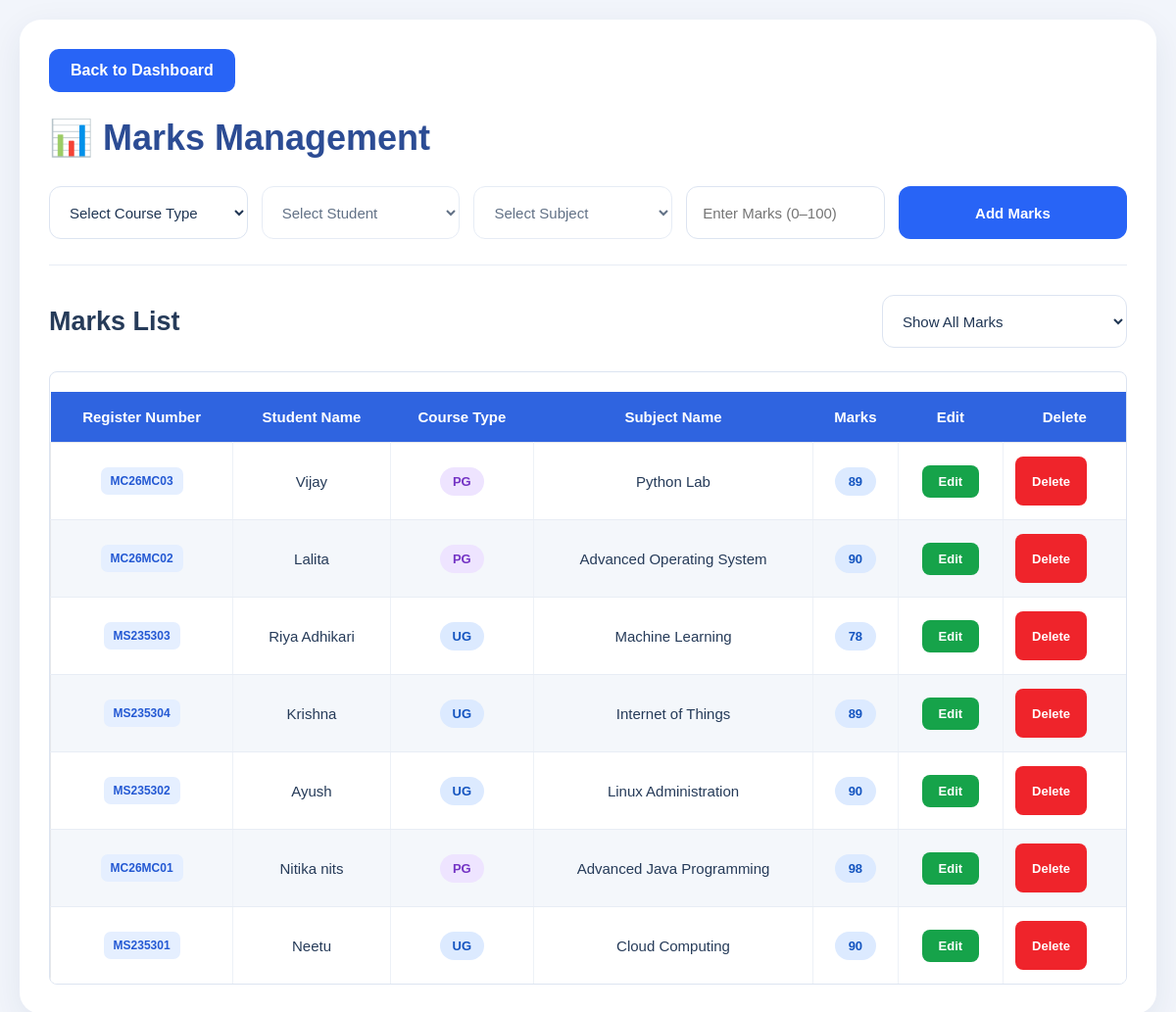
The page /marks on the database its author committed.
### tables this page shows
CREATE TABLE marks (
            id INTEGER PRIMARY KEY AUTOINCREMENT,
            student_name TEXT,
            subject_name TEXT,
            marks INTEGER,
            course_type TEXT
        );

CREATE TABLE students (
            id INTEGER PRIMARY KEY AUTOINCREMENT,
            name TEXT NOT NULL,
            email TEXT,
            course TEXT,
            semester TEXT,
            course_type TEXT DEFAULT 'UG'
        , student_code TEXT);

### app.py (the view, shortened to what this page needs)
@app.route("/marks", methods=["GET", "POST"])
def marks():
    conn = get_db()
    course_type = valid_course_type(
        request.form.get("course_type") or
        request.args.get("course_type")
    )
    if course_type:
        students_data = conn.execute("""
            SELECT id, name, course_type, student_code
            FROM students
            WHERE UPPER(TRIM(COALESCE(course_type, 'UG'))) = ?
            ORDER BY name
        """, (course_type,)).fetchall()
        subjects_data = conn.execute("""
            SELECT id, subject_name, subject_code, student_name
            FROM subjects
            WHERE UPPER(TRIM(COALESCE(course_type, ''))) = ?
            ORDER BY subject_name
        """, (course_type,)).fetchall()
    else:
        students_data = []
        subjects_data = []
    marks_query = """
        WITH mark_rows AS (
            SELECT
                m.id,
                m.student_name,
                m.subject_name,
                m.marks,
                m.course_type,
                COALESCE(
                    NULLIF(UPPER(TRIM(m.course_type)), ''),
                    (
                        SELECT UPPER(TRIM(s.course_type))
                        FROM subjects s
                        WHERE LOWER(TRIM(s.student_name)) =
                              LOWER(TRIM(m.student_name))
                          AND LOWER(TRIM(s.subject_name)) =
                              LOWER(TRIM(m.subject_name))
                        ORDER BY s.id DESC
                        LIMIT 1
                    ),
                    ''
                ) AS display_course_type
            FROM marks m
        )
        SELECT
            mr.id,
            mr.student_name,
            mr.subject_name,
            mr.marks,
            mr.course_type,
            mr.display_course_type,
            st.student_code
        FROM mark_rows mr
        LEFT JOIN students st
            ON LOWER(TRIM(st.name)) =
               LOWER(TRIM(mr.student_name))
           AND UPPER(TRIM(COALESCE(st.course_type, 'UG'))) =
               mr.display_course_type
    """
    if course_type:
        marks_data = conn.execute(
            marks_query + """
                WHERE mr.display_course_type = ?
                ORDER BY mr.id DESC
            """,
            (course_type,)
        ).fetchall()
    else:
        marks_data = conn.execute(
            marks_query + """
                ORDER BY mr.id DESC
            """
        ).fetchall()
    conn.close()
    return render_template(
        "marks.html",
        students=students_data,
        subjects=subjects_data,
        marks_data=marks_data,
        course_type=course_type
    )

### app.py (called while the page is built)
def get_db():
    conn = sqlite3.connect(DB_PATH)
    conn.row_factory = sqlite3.Row
    return conn

def valid_course_type(value):
    value = (value or "").strip().upper()
    return value if value in ("UG", "PG") else ""

### templates/marks.html (shortened to what this page needs)
<!DOCTYPE html>
<html lang="en">
<head>
    <link rel="stylesheet"
          href="{{ url_for('static', filename='style.css') }}">
</head>
<body>
    <div class="page-container">
        <a href="{{ url_for('dashboard') }}" class="back-button">
             Back to Dashboard
        </a>
        <h1>📊 Marks Management</h1>
        <form method="POST"
              action="{{ url_for('marks') }}"
              class="marks-form"
              id="marksForm">
            <select name="course_type"
                    id="courseType"
                    required>
                <option value="">Select Course Type</option>
            </select>
            <select name="student_id"
                    id="studentId"
                    required
                    {% if not course_type %}disabled{% endif %}>
                <option value="">Select Student</option>
            </select>
            <select name="subject_id"
                    id="subjectId"
                    required
                    {% if not course_type %}disabled{% endif %}>
                <option value="">Select Subject</option>
            </select>
            <input type="number"
                   name="marks"
                   id="marksInput"
                   placeholder="Enter Marks (0–100)"
                   min="0"
                   max="100"
                   step="1"
                   required>
            <button type="submit" class="primary-button">
                Add Marks
            </button>
        </form>
        <hr class="divider">
        <div class="list-header">
            <h2>Marks List</h2>
            <select class="filter-select"
                    id="marksFilter"
                    aria-label="Filter marks">
                <option value="ALL"
                    {% if not course_type %}selected{% endif %}>
                    Show All Marks
                </option>
            </select>
        </div>
        <div class="table-wrapper">
            <table>
                <thead>
                    <tr>
                        <th>Register Number</th>
                        <th>Student Name</th>
                        <th>Course Type</th>
                        <th>Subject Name</th>
                        <th>Marks</th>
                        <th>Edit</th>
                        <th>Delete</th>
                    </tr>
                </thead>
                <tbody>
                    {% for mark in marks_data %}
                    <tr>
                        <td>
                            <span class="student-code">
                                {{ mark['student_code'] or 'Not assigned' }}
                            </span>
                        </td>
                        <td>{{ mark['student_name'] }}</td>
                        <td>
                            {% set displayed_type =
                                mark['display_course_type']|default('', true)|upper %}
                            {% if displayed_type == 'UG' %}
                                <span class="course-badge">UG</span>
                            {% elif displayed_type == 'PG' %}
                                <span class="course-badge pg-badge">PG</span>
                            {% else %}
                                <span class="course-badge">—</span>
                            {% endif %}
                        </td>
                        <td>{{ mark['subject_name'] }}</td>
                        <td>
                            <span class="marks-badge">
                                {{ mark['marks'] }}
                            </span>
                        </td>
                        <td>
                            <a href="{{ url_for('edit_mark', id=mark['id']) }}"
                               class="edit-button">
                                Edit
                            </a>
                        </td>
                        <td>
                            <form method="POST"
                                  action="{{ url_for('delete_mark', id=mark['id']) }}"
                                  class="delete-form"
                                  style="margin:0;">
                                <button type="submit" class="delete-button">
                                    Delete
                                </button>
                            </form>
                        </td>
                    </tr>
                    {% else %}
                    <tr>
                        <td colspan="7" class="empty-state">
                            No marks found for this selection.
                        </td>
                    </tr>
                    {% endfor %}
                </tbody>
            </table>
        </div>
    </div>
</body>
</html>

### static/style.css (style rules this page uses)
* { margin:0; padding:0; box-sizing:border-box; }
body { font-family:'Segoe UI',sans-serif; background:#f4f6f9; padding:25px; }
h1 { color:#1e3a8a; font-size:42px; font-weight:700; margin-bottom:30px; }
h2 { font-size:32px; margin:30px 0 20px; }
form { display:flex; flex-wrap:wrap; gap:15px; align-items:center; margin-bottom:25px; }
input, select { width:280px; height:50px; padding:0 15px; border:1px solid #d1d5db; border-radius:8px; font-size:16px; }
button { background:#2563eb; color:#fff; border:none; height:50px; padding:0 25px; border-radius:8px; font-size:16px; cursor:pointer; }
table { width:100%; border-collapse:collapse; margin-top:20px; }
th { background:#2f64e0; color:white; padding:16px; font-size:18px; text-align:center; }
td { padding:16px; border:1px solid #e5e7eb; font-size:17px; text-align:center; }
tr:nth-child(even) { background:#fafafa; }
hr { margin:25px 0; border:none; border-top:1px solid #ddd; }

### templates/marks.html (style rules this page uses)
* { box-sizing: border-box; }
body { margin: 0; padding: 20px; background: #f2f5fb; color: #263b59; font-family: Arial, Helvetica, sans-serif; }
.page-container { width: 100%; max-width: 1800px; margin: 0 auto; padding: 30px; background: #fff; border-radius: 22px; box-shadow: 0 10px 35px rgba(31, 51, 91, 0.08); }
.back-button { display: inline-block; margin-bottom: 26px; padding: 13px 22px; border-radius: 10px; background: #2864f6; color: #fff; text-decoration: none; font-weight: 600; }
h1 { margin: 0 0 28px; color: #2c4c94; font-size: 36px; font-weight: 750; }
h2 { margin: 0; color: #263b59; font-size: 27px; }
.marks-form { display: grid; grid-template-columns: 1fr 1fr 1fr 1fr 1.15fr; gap: 14px; align-items: center; }
input, select { width: 100%; min-width: 0; height: 54px; padding: 0 16px; border: 1px solid #dce4f1; border-radius: 12px; background: #fff; color: #203654; font-size: 15px; outline: none; transition: border-color 0.2s, box-shadow 0.2s; }
.primary-button { min-height: 54px; padding: 12px 20px; border: none; border-radius: 12px; background: #2864f6; color: #fff; font-size: 15px; font-weight: 700; cursor: pointer; transition: background 0.2s; }
.divider { margin: 26px 0 30px; border: none; border-top: 1px solid #e8edf5; }
.list-header { display: flex; justify-content: space-between; align-items: center; gap: 18px; margin-bottom: 24px; }
.filter-select { width: 250px; max-width: 100%; }
.table-wrapper { width: 100%; overflow-x: auto; border: 1px solid #dce4f1; border-radius: 8px; }
table { width: 100%; min-width: 850px; border-collapse: collapse; text-align: center; }
thead { background: #3264e8; color: #fff; }
th { padding: 17px 12px; font-size: 15px; font-weight: 700; white-space: nowrap; }
td { padding: 14px 12px; border-bottom: 1px solid #e8edf5; border-right: 1px solid #edf1f7; font-size: 15px; }
tbody tr:nth-child(even) { background: #f4f7fb; }
tbody tr:nth-child(odd) { background: #fff; }
tbody tr:last-child td { border-bottom: none; }
td:last-child, th:last-child { border-right: none; }
.student-code { display: inline-block; padding: 7px 10px; border-radius: 7px; background: #e5efff; color: #2459d3; font-size: 12px; font-weight: 700; white-space: nowrap; }
.course-badge, .marks-badge { display: inline-block; min-width: 42px; padding: 7px 13px; border-radius: 20px; background: #dceaff; color: #1555c0; font-size: 13px; font-weight: 700; }
.pg-badge { background: #eee4ff; color: #7434c5; }
.edit-button, .delete-button { display: inline-block; padding: 9px 17px; border: none; border-radius: 8px; color: #fff; text-decoration: none; font-size: 13px; font-weight: 700; cursor: pointer; }
.edit-button { background: #16a34a; }
.delete-button { background: #ef242b; }

### rows shown on the page
marks: student_code "MC26MC03", student_name "Vijay", shows "PG", subject_name "Python Lab", marks "89"
marks: student_code "MC26MC02", student_name "Lalita", shows "PG", subject_name "Advanced Operating System", marks "90"
marks: student_code "MS235303", student_name "Riya Adhikari", shows "UG", subject_name "Machine Learning", marks "78"
marks: student_code "MS235304", student_name "Krishna", shows "UG", subject_name "Internet of Things", marks "89"
marks: student_code "MS235302", student_name "Ayush", shows "UG", subject_name "Linux Administration", marks "90"
marks: student_code "MC26MC01", student_name "Nitika nits", shows "PG", subject_name "Advanced Java Programming", marks "98"
marks: student_code "MS235301", student_name "Neetu", shows "UG", subject_name "Cloud Computing", marks "90"
